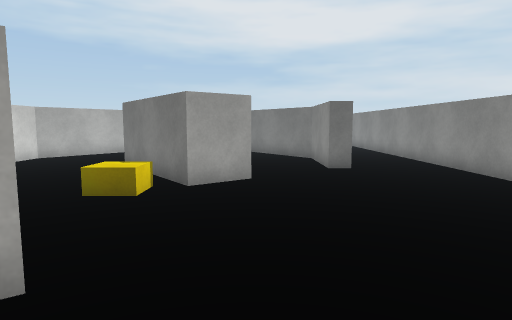
view 1 (above)

22 first-person views from a walk through a Unity game level. The camera is 1.3 m above the floor, tilts 6° down and sees 75° across. The floor is counted in squares, 1 m on a side. Each view is taken from the middle of a square. On the plan, view 1 faces up. The plan holds only what a view shows up to about 14 squares ahead; the rest is blank. The player is left out. Some animated figures are left out. Surface patterns are stand-ins for the level's own textures.

view 2
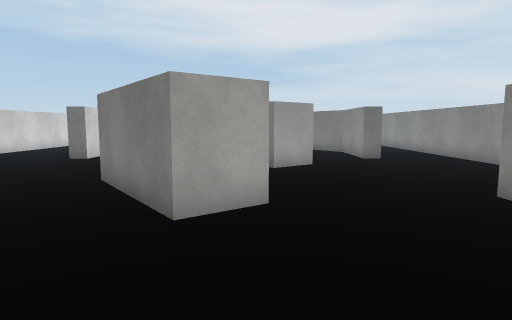

view 3
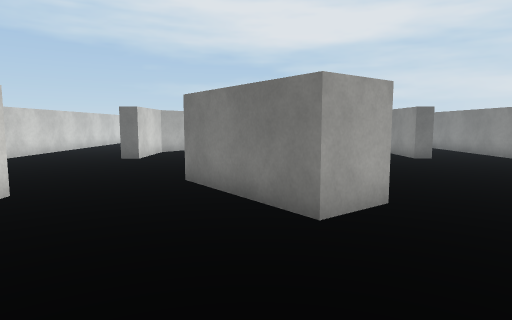

view 4
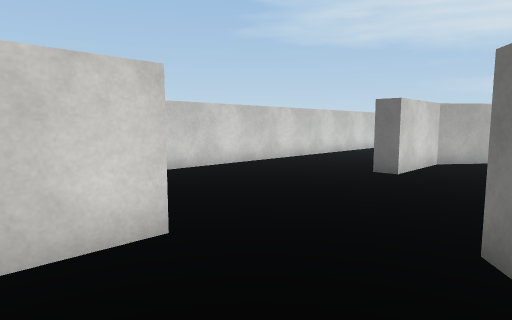

view 5
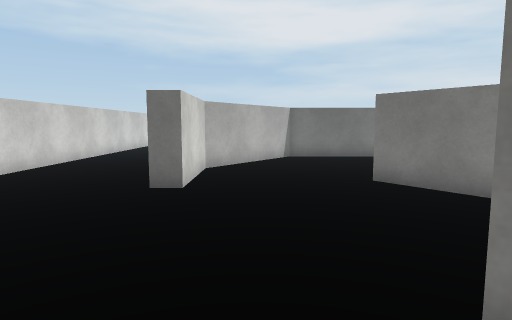

view 6
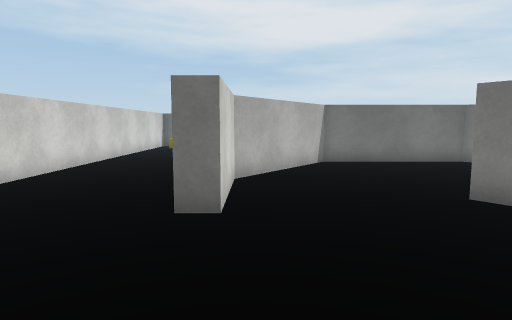

view 7
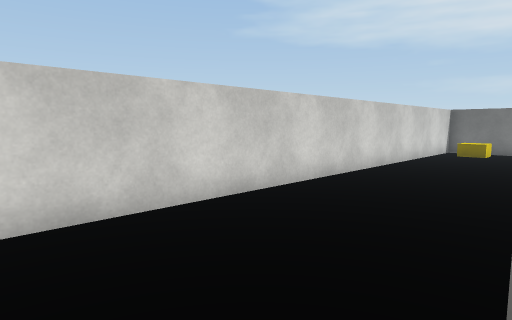

view 8
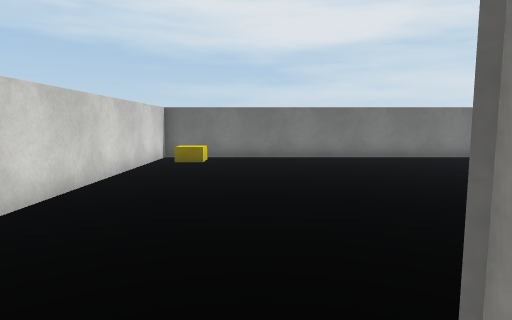

view 9
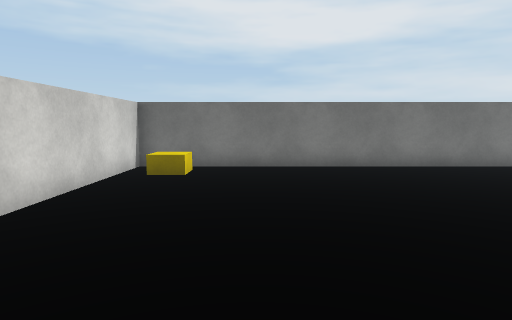

view 10
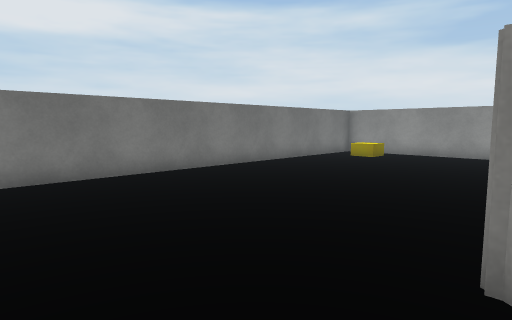

view 11
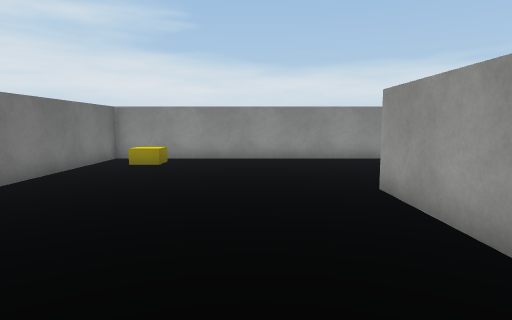

view 12
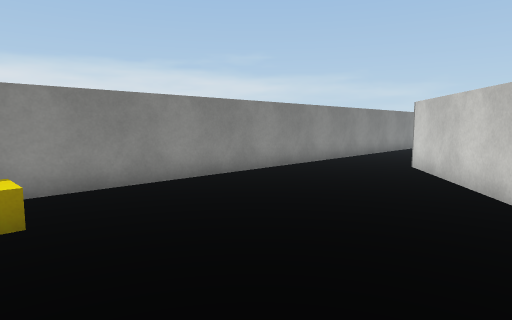

view 13
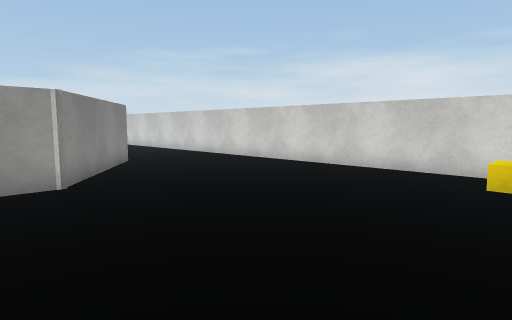

view 14
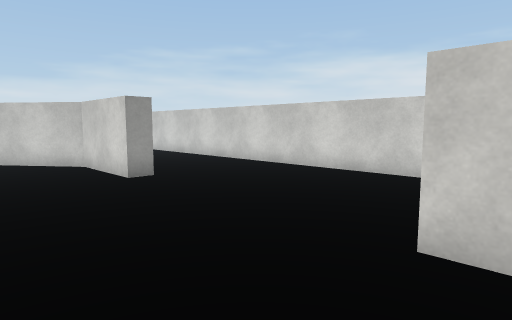

view 15
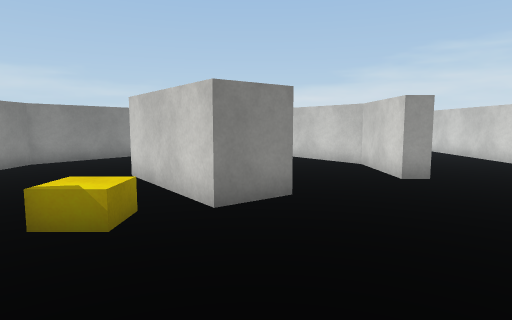

view 16
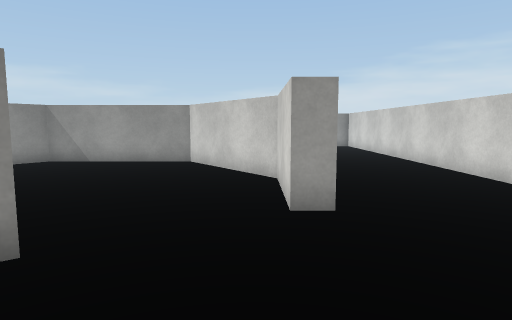

view 17
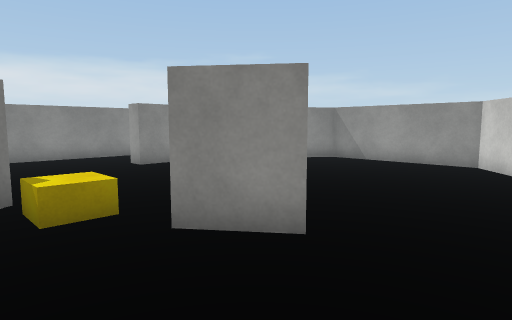

view 18
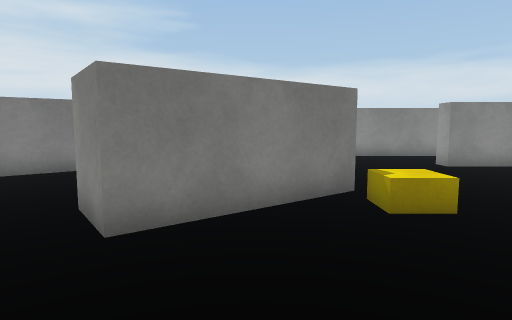

view 19
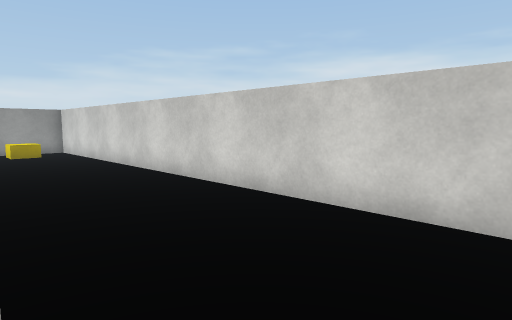

view 20
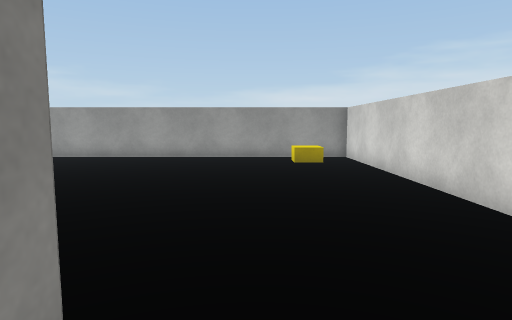

view 21
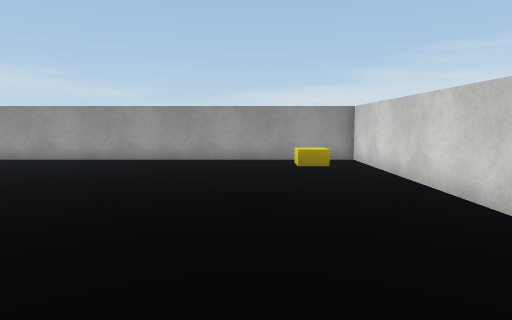

view 22
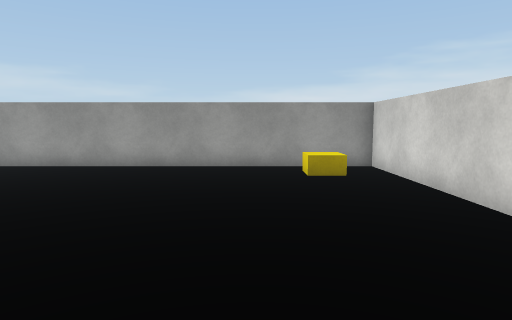

### Floor plan
Points are (right, up) in squares from view 1. A wall is a line through its corners. A room is listed if a view was taken in it or the views show most of it. See-through windows are left out.
Room 1 (views 1, 2, 3, 4, 5, 6, 7, 8, 9, 10, 11, 12, 13, 14, 15, 16, 17, 18, 19, 20, 21, 22)
walls: (-4.3, 5.8) (-1.8, 2.5) (-3.1, 1.5) (-5.7, 4.8) (-4.3, 5.8); (-0.1, 8.1) (-1.5, 7) (-4.3, 10.8) (-2.9, 11.8); (-9.2, 3) (-8.5, 3) (-8.5, -0.1) (-5.7, -3.8) (-0.6, -3.8) (2.4, 0.1) (2.4, 3) (3.1, 3); (3, 9.8) (2.2, 9.8) (2.2, 13) (-0.7, 16.8) (-5.6, 16.8) (-8.5, 13) (-8.5, 9.8) (-9.2, 9.8); (-9.2, -0.4) (-9.2, 0.1); (-9.3, 13.1) (-6, 17.5) (-0.3, 17.5) (2.9, 13.2); (5.9, 7.6) (5.9, 25.4) (-13.7, 25.4) (-13.7, -12.5) (-0.4, -12.5); (5.9, 1.4) (5.9, 6)
objects: other object (-13, 24) to (-12, 24); other object (-12, -11); other object (-3, 6) to (-3, 7); other object (4, 24)

Where each view was taken, in squares from view 1:
view 1: 0 up, 0 right, facing up
view 2: 3 down, 2 left, facing up
view 3: 3 down, 4 left, facing up
view 4: 1 up, 5 left, facing up-left
view 5: 3 up, 7 left, facing up
view 6: 5 up, 8 left, facing up
view 7: 8 up, 9 left, facing up-left
view 8: 12 up, 10 left, facing up
view 9: 15 up, 10 left, facing up
view 10: 17 up, 9 left, facing up-right
view 11: 20 up, 7 left, facing right
view 12: 24 up, 1 left, facing down-right
view 13: 25 up, 4 left, facing down-left
view 14: 11 up, 5 left, facing down-left
view 15: 11 up, 5 left, facing down
view 16: 8 up, 8 left, facing down
view 17: 8 up, 8 left, facing down-right
view 18: 9 up, 8 left, facing right
view 19: 5 up, 9 left, facing down-left
view 20: 1 up, 10 left, facing down
view 21: 0 up, 10 left, facing down
view 22: 2 down, 10 left, facing down
